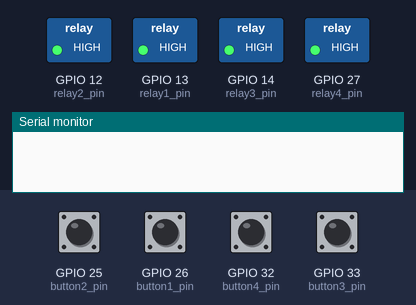
The sketch below on a simulated ESP32. On the bench: switched loads named in the sketch (green lamp = pin HIGH), the last lines printed to the serial monitor. The test bench sets the inputs (shaded band); at power-on: GPIO 25 (button2_pin), GPIO 26 (button1_pin), GPIO 32 (button4_pin), GPIO 33 (button3_pin) HIGH. WiFi joins after 1.5 s; servers stay silent unless stated.

Above: at 3.0 s.
3.1 s: GPIO 26 (button1_pin) pulled LOW for 1 s
At 4.5 s:
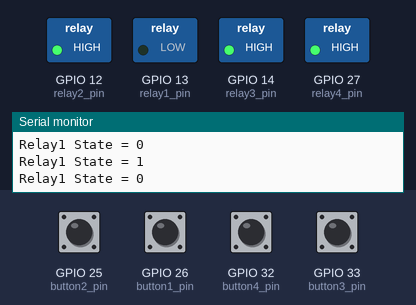
5.6 s: GPIO 25 (button2_pin) pulled LOW for 1 s
At 7.5 s:
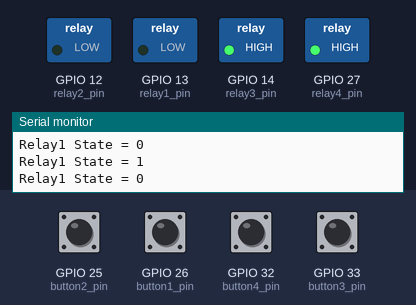
8.1 s: GPIO 26 (button1_pin) pulled LOW for 0.15 s
At 9.4 s:
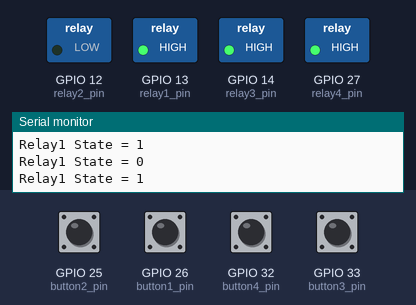
9.8 s: GPIO 32 (button4_pin) pulled LOW for 1 s
At 11.9 s:
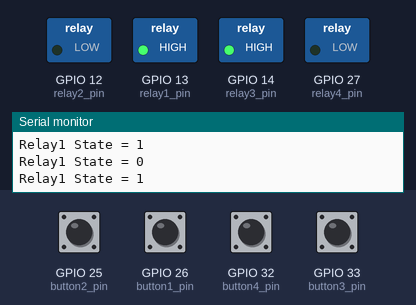
12.3 s: GPIO 25 (button2_pin) pulled LOW for 0.15 s
At 13.7 s:
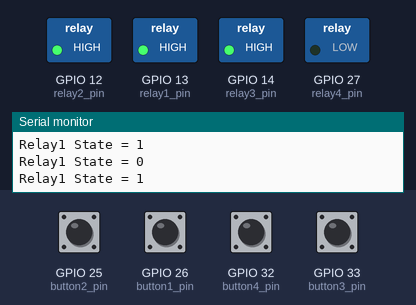
14.0 s: GPIO 33 (button3_pin) pulled LOW for 1 s
At 16.3 s:
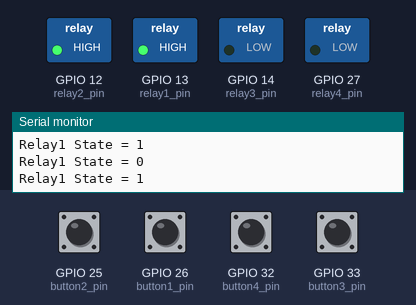
Timing chart, 0 to 17.5 s (numbered marks = the images above; inputs shaded):
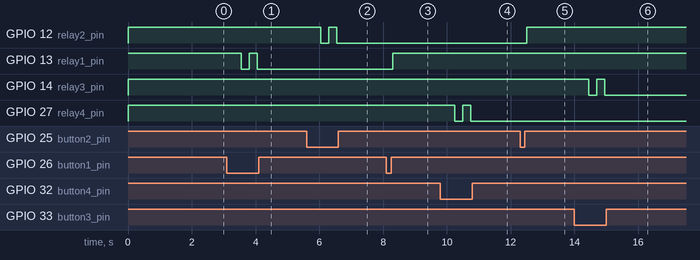

The sketch:

Home_Automation_with_pushbutton.ino
```cpp
#define BLYNK_TEMPLATE_ID "***********"
#define BLYNK_DEVICE_NAME "Home Automation"
#define BLYNK_AUTH_TOKEN "********************"


// Comment this out to disable prints and save space
#define BLYNK_PRINT Serial


#include <WiFi.h>
#include <WiFiClient.h>
#include <BlynkSimpleEsp32.h>

char auth[] = BLYNK_AUTH_TOKEN;

// Your WiFi credentials.
// Set password to "" for open networks.
char ssid[] = "Wokwi-GUEST";
char pass[] = "";

BlynkTimer timer;


#define button1_pin 26
#define button2_pin 25
#define button3_pin 33
#define button4_pin 32

#define relay1_pin 13
#define relay2_pin 12
#define relay3_pin 14
#define relay4_pin 27

int relay1_state = 0;
int relay2_state = 0;
int relay3_state = 0;
int relay4_state = 0;


//Change the virtual pins according the rooms
#define button1_vpin    V1
#define button2_vpin    V2
#define button3_vpin    V3
#define button4_vpin    V4

//------------------------------------------------------------------------------
// This function is called every time the device is connected to the Blynk.Cloud
// Request the latest state from the server
BLYNK_CONNECTED() {
  Blynk.syncVirtual(button1_vpin);
  Blynk.syncVirtual(button2_vpin);
  Blynk.syncVirtual(button3_vpin);
  Blynk.syncVirtual(button4_vpin);
}

//--------------------------------------------------------------------------
// This function is called every time the Virtual Pin state change
//i.e when web push switch from Blynk App or Web Dashboard
BLYNK_WRITE(button1_vpin) {
  relay1_state = param.asInt();
  digitalWrite(relay1_pin, relay1_state);
}
//--------------------------------------------------------------------------
BLYNK_WRITE(button2_vpin) {
  relay2_state = param.asInt();
  digitalWrite(relay2_pin, relay2_state);
}
//--------------------------------------------------------------------------
BLYNK_WRITE(button3_vpin) {
  relay3_state = param.asInt();
  digitalWrite(relay3_pin, relay3_state);
}
//--------------------------------------------------------------------------
BLYNK_WRITE(button4_vpin) {
  relay4_state = param.asInt();
  digitalWrite(relay4_pin, relay4_state);
}
//--------------------------------------------------------------------------


void setup()
{
  // Debug console
  Serial.begin(115200);
  //--------------------------------------------------------------------
  pinMode(button1_pin, INPUT_PULLUP);
  pinMode(button2_pin, INPUT_PULLUP);
  pinMode(button3_pin, INPUT_PULLUP);
  pinMode(button4_pin, INPUT_PULLUP);
  //--------------------------------------------------------------------
  pinMode(relay1_pin, OUTPUT);
  pinMode(relay2_pin, OUTPUT);
  pinMode(relay3_pin, OUTPUT);
  pinMode(relay4_pin, OUTPUT);
  //--------------------------------------------------------------------
  //During Starting all Relays should TURN OFF
  digitalWrite(relay1_pin, HIGH);
  digitalWrite(relay2_pin, HIGH);
  digitalWrite(relay3_pin, HIGH);
  digitalWrite(relay4_pin, HIGH);
  //--------------------------------------------------------------------
  Blynk.begin(auth, ssid, pass);
  // You can also specify server:
  //Blynk.begin(auth, ssid, pass, "blynk.cloud", 80);
  //Blynk.begin(auth, ssid, pass, IPAddress(192,168,1,100), 8080);
  //--------------------------------------------------------------------
  //Blynk.virtualWrite(button1_vpin, relay1_state);
  //Blynk.virtualWrite(button2_vpin, relay2_state);
  //Blynk.virtualWrite(button3_vpin, relay3_state);
  //Blynk.virtualWrite(button4_vpin, relay4_state);
  //--------------------------------------------------------------------
}

void loop()
{
  Blynk.run();
  timer.run();
  // You can inject your own code or combine it with other sketches.
  // Check other examples on how to communicate with Blynk. Remember
  // to avoid delay() function!

  listen_push_buttons();
}

//MMMMMMMMMMMMMMMMMMMMMMMMMMMMMMMMMMMMMMMMMMMMMMMMMMMMMMMMMMMMMMMMMMMMMMMMMMMMMMMMMMMMMMM
void listen_push_buttons(){
    //--------------------------------------------------------------------------
    if(digitalRead(button1_pin) == LOW){
      delay(200);
      control_relay(1);
      Blynk.virtualWrite(button1_vpin, relay1_state); //update button state
    }
    //--------------------------------------------------------------------------
    else if (digitalRead(button2_pin) == LOW){
      delay(200);
      control_relay(2);
      Blynk.virtualWrite(button2_vpin, relay2_state); //update button state
    }
    //--------------------------------------------------------------------------
    else if (digitalRead(button3_pin) == LOW){
      delay(200);
      control_relay(3);
      Blynk.virtualWrite(button3_vpin, relay3_state); //update button state
    }
    //--------------------------------------------------------------------------
    else if (digitalRead(button4_pin) == LOW){
      delay(200);
      control_relay(4);
      Blynk.virtualWrite(button4_vpin, relay4_state); //update button state
    }
    //--------------------------------------------------------------------------
}
//MMMMMMMMMMMMMMMMMMMMMMMMMMMMMMMMMMMMMMMMMMMMMMMMMMMMMMMMMMMMMMMMMMMMMMMMMMMMMMMMMMMMMMM


//MMMMMMMMMMMMMMMMMMMMMMMMMMMMMMMMMMMMMMMMMMMMMMMMMMMMMMMMMMMMMMMMMMMMMMMMMMMMMMMMMMMMMMM
void control_relay(int relay){
  //------------------------------------------------
  if(relay == 1){
    relay1_state = !relay1_state;
    digitalWrite(relay1_pin, relay1_state);
    Serial.print("Relay1 State = ");
    Serial.println(relay1_state);
    delay(50);
  }
  //------------------------------------------------
  else if(relay == 2){
    relay2_state = !relay2_state;
    digitalWrite(relay2_pin, relay2_state);
    delay(50);
  }
  //------------------------------------------------
  else if(relay == 3){
    relay3_state = !relay3_state;
    digitalWrite(relay3_pin, relay3_state);
    delay(50);
  }
  //------------------------------------------------
  else if(relay == 4){
    relay4_state = !relay4_state;
    digitalWrite(relay4_pin, relay4_state);
    delay(50);
  }
  //------------------------------------------------
}
//MMMMMMMMMMMMMMMMMMMMMMMMMMMMMMMMMMMMMMMMMMMMMMMMMMMMMMMMMMMMMMMMMMMMMMMMMMMMMMMMMMMMMMM
```

Measured:
- after the input at 3.1 s, GPIO 13 (relay1_pin): HIGH → LOW after 0.45 s, → HIGH 0.25 s later, → LOW 0.25 s later
- after the input at 5.6 s, GPIO 12 (relay2_pin): HIGH → LOW after 0.45 s, → HIGH 0.25 s later, → LOW 0.25 s later
- after the input at 8.1 s, GPIO 13 (relay1_pin): LOW → HIGH after 0.20 s
- after the input at 9.8 s, GPIO 27 (relay4_pin): HIGH → LOW after 0.45 s, → HIGH 0.25 s later, → LOW 0.25 s later
- after the input at 12.3 s, GPIO 12 (relay2_pin): LOW → HIGH after 0.20 s
- after the input at 14.0 s, GPIO 14 (relay3_pin): HIGH → LOW after 0.45 s, → HIGH 0.25 s later, → LOW 0.25 s later
